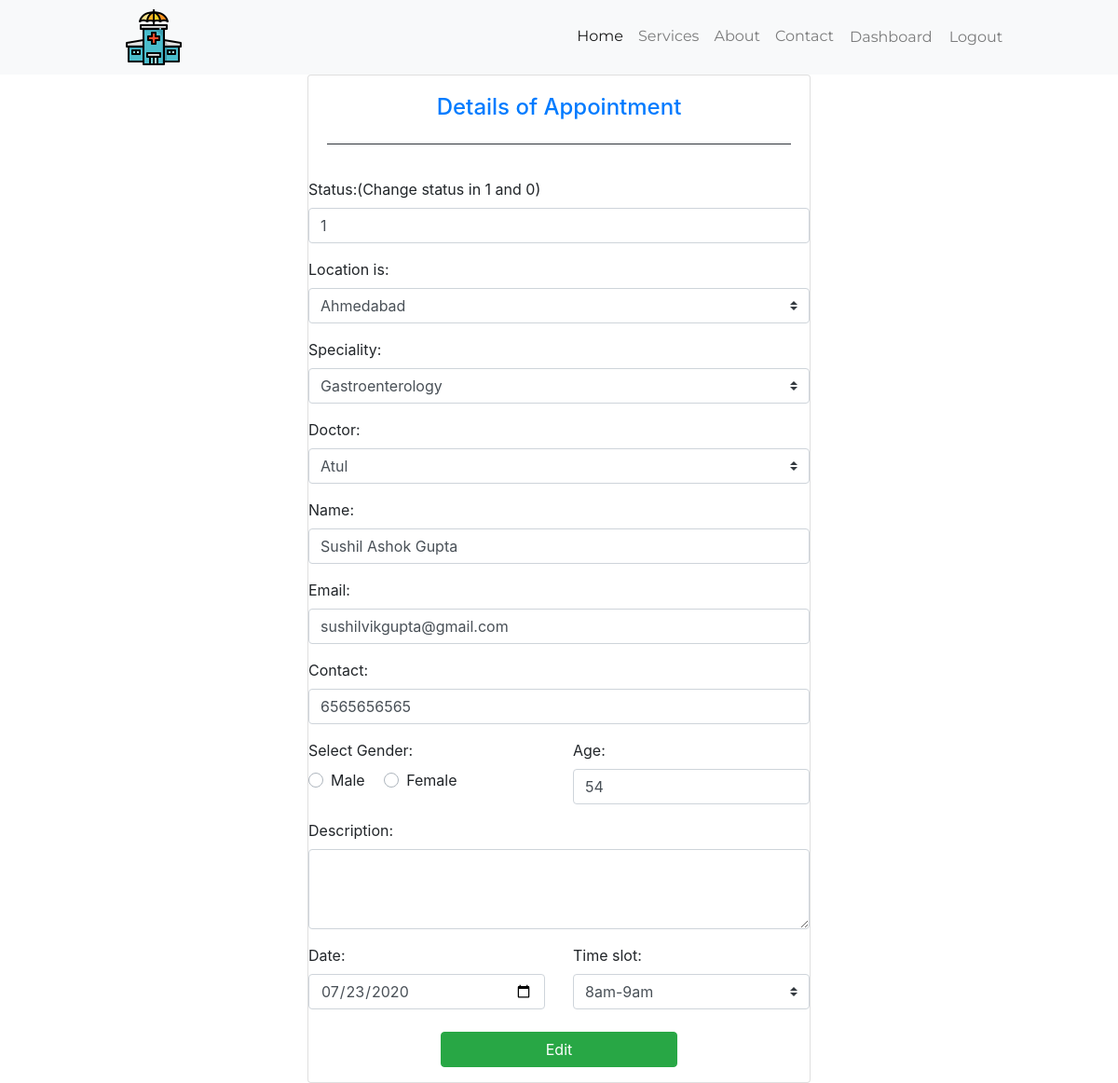
The page /NBoookEdits.php?id=13 on the database its author committed.
### tables this page shows
CREATE TABLE `booking` (
  `bid` int(255) NOT NULL,
  `blocation` varchar(255) NOT NULL,
  `bspecial` varchar(255) NOT NULL,
  `bdoctor` varchar(255) NOT NULL,
  `bname` varchar(255) NOT NULL,
  `bemail` varchar(255) NOT NULL,
  `bcontact` varchar(255) NOT NULL,
  `bgender` varchar(255) NOT NULL,
  `bage` varchar(255) NOT NULL,
  `bdescription` varchar(255) NOT NULL,
  `bdate` date NOT NULL,
  `btime` varchar(255) NOT NULL,
  `bstatus` varchar(255) NOT NULL
);

### NBoookEdits.php (the view, shortened to what this page needs)
<!DOCTYPE html>
<html lang="en">
<head>
    <?php include 'AllLinks.php'?>
</head>
<body>
    <nav class="navbar navbar-expand-lg navbar-light bg-light">
        <img src="./Icons/hospital.png" class="img-fluid" alt="">
      <div class="collapse navbar-collapse" id="collapsibleNavId">
        <ul class="navbar-nav ml-auto mt-2 mt-lg-0">
          <li class="nav-item active">
            <a class="nav-link" href="Index.php">Home <span class="sr-only">(current)</span></a>
          </li>
          <li class="nav-item">
            <a class="nav-link" href="#">Services</a>
          </li>
          <li class="nav-item">
            <a class="nav-link" href="#">About</a>
          </li>
          <li class="nav-item">
            <a class="nav-link" href="#">Contact</a>
          </li>
          <li class="nav-item">
            <a class="nav-link btn btn-outline-light" href="HospitalDashboard.php">Dashboard</a>
          </li>
          <li class="nav-item">
            <a class="nav-link btn btn-outline-light" href="Logout.php">Logout</a>
          </li>
        </ul>
      </div>
</nav>
<div class="container">
    <div class="row">
        <div class="col-md-6 mx-auto">
            <div class="card">
                <div class="card-body">
                    <div class="row">
                        <div class="col text-primary text-center">
                           <h4>Details of Appointment</h4>
                        </div>
                    </div>
                    <div class="row">
                        <div class="col">
                           <hr class="bg-dark">
                        </div>
                    </div>
                    <?php
                        include 'DBcon.php';
                        $ids=$_GET['id'];
                        $sqlquery="select * from booking where bid ='$ids'";
                        $showdata=mysqli_query($con,$sqlquery);
                        if($showdata->num_rows == 1){
                            $row=$showdata->fetch_assoc();
                            $r_name=$row['bname'];
                            $r_email=$row['bemail'];
                            $r_contact=$row['bcontact'];
                            $r_age=$row['bage'];
                            $r_desc=$row['bdescription'];
                            $r_date=$row['bdate'];
                            $r_status=$row['bstatus'];
                        }else{
                            echo 'something is wrong';
                        }
                                        ?>
                        </div>
                        <div class="row">
                            <div class="col">
                            <label for="">Status:(Change status in 1 and 0)</label>
                            <div class="form-group">
                            <input class="form-control" type="text" name="status" value="<?php echo $r_status?>" required>
                            </div>
                            </div>
                        </div>
                        <div class="row">
                        <div class="col">
                            <label for="">Location is:</label>
                            <div class="form-group">
                            <select name="city" class="form-control custom-select" required >
                                <option value="Ahmedabad">Ahmedabad</option>
                            </select>
                            </div>
                        </div>
                        </div>
                        <div class="row">
                        <div class="col">
                            <label for="speciality">Speciality:</label>
                            <div class="form-group">
                            <select class="custom-select form-control" name="speciality" required>
                                <option value="Gastroenterology">Gastroenterology</option>
                            </select>
                            </div>
                        </div>
                        </div>
                        <div class="row">
                        <div class="col">
                            <label for="">Doctor:</label>
                            <div class="form-group">
                            <select class="custom-select form-control" name="cdoct" required>
                                <option value="Atul">Atul</option>
                            </select>
                            </div>
                        </div>
                        </div>
                        <div class="row">
                        <div class="col">
                            <label for="">Name:</label>
                            <div class="form-group">
                            <input class="form-control" type="text" name="name" value="<?php echo $r_name?>" required autocomplete="off">
                            </div>
                            <label for="email">Email:</label>
                            <div class="form-group">
                            <input class="form-control" type="email" name="email" value="<?php echo $r_email?>" required autocomplete="off">
                            </div>
                            <label for="">Contact:</label>
                            <div class="form-group">
                            <input class="form-control" type="text" name="contact" value="<?php echo $r_contact?>" maxlength="10" required autocomplete="off">
                            </div>
                            <div class="row">
                            <div class="col-md-6">
                                <label for="addr">Select Gender:</label>
                                <div class="form-group">
                                <div class="custom-control custom-radio custom-control-inline" required>
                                    <label class="custom-control-label" for="Male">Male</label>
                                </div>
                                <div class="custom-control custom-radio custom-control-inline">
                                    <label class="custom-control-label" for="Female">Female</label>
                                </div>
                                </div>
                            </div>
                            <div class="col-md-6">
                                <label for="">Age:</label>
                                <div class="form-group">
                                <input class="form-control" type="text" value="<?php echo $r_age?>" name="age" required >
                                </div>
                            </div>
                            </div>
                            <div class="row">
                            <div class="col">
                                <label for="desc">Description:</label>
                                <div class="form-group">
                                <textarea class="form-control" rows="3" name="desc" value="<?php echo $r_desc?>" required ></textarea>
                                </div>
                            </div>
                            </div>
                        </div>
                        </div>
                        <div class="row">
                        <div class="col-md-6">
                            <label for="">Date:</label>
                            <div class="form-group">
                            <input class="form-control" type="date" value="<?php echo $r_date?>" name="date" required>
                            </div>
                        </div>
                        <div class="col-md-6">
                            <label for="">Time slot:</label>
                            <div class="form-group">
                            <select class="custom-select form-control" name="timeslot" required>
                                <option value="8am-9am">8am-9am</option>
                            </select>
                            </div>
                        </div>
                        </div>
                        <div class="row mt-2 justify-content-center">
                        <div class="col-md-6 ">
                            <div class="form-group">
                            <button type="submit" name="edit" class="btn btn-success btn-block">Edit</button>
                            </div>
                        </div>
                        </div>
                </div>
            </div>
        </div>
    </div>
</body>
</html>

### nav.css (style rules this page uses)
* { margin: 0%; padding: 0%; }
.navbar img { margin-left: 10%; }
.collapse ul { margin-right: 10% !important; }
.navbar-nav a { font-family:Montserrat; }

### rows shown on the page
booking: status "1", name "Sushil Ashok Gupta", email "sushilvikgupta@gmail.com", contact "6565656565", age "54", date "07/23/2020"
